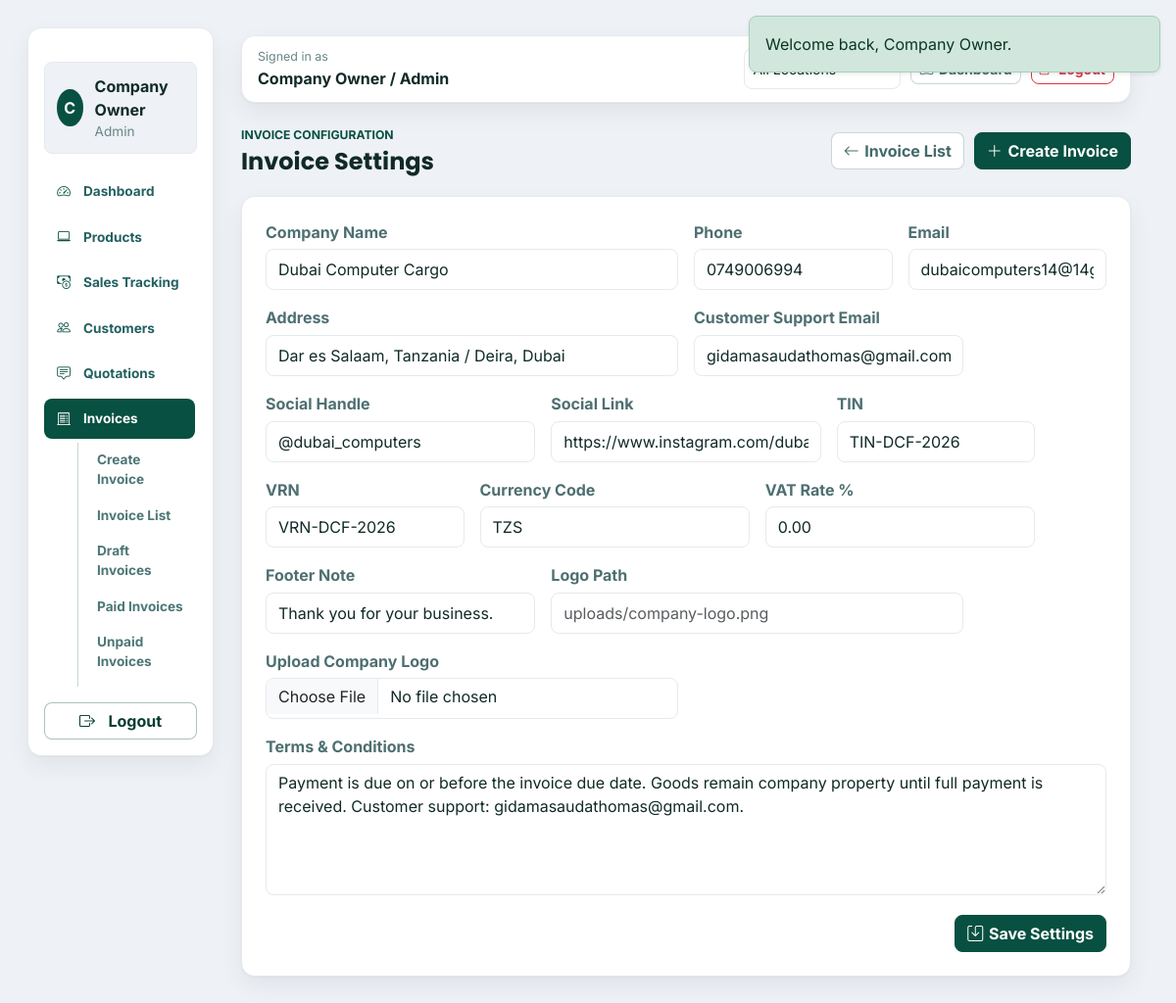
The page /index.php?url=invoices/settings (signed in) on the database as committed earlier.
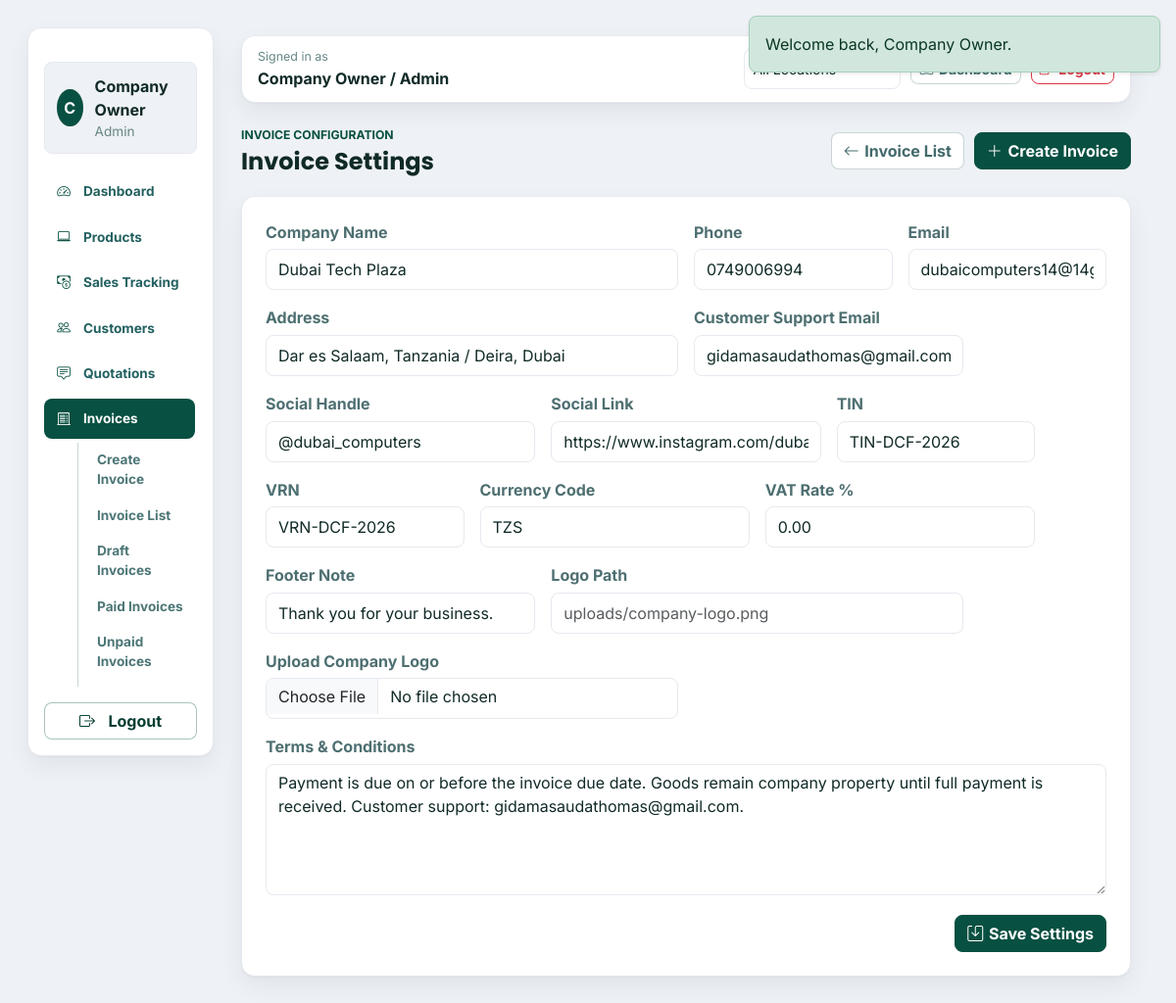
The same page on the database as committed later.
### tables this page shows
CREATE TABLE invoice_settings (
  id TINYINT UNSIGNED PRIMARY KEY DEFAULT 1,
  default_location_id INT UNSIGNED NULL,
  company_name VARCHAR(180) NOT NULL DEFAULT 'Dubai Tech Plaza',
  logo_path VARCHAR(255) NULL,
  address VARCHAR(255) NOT NULL DEFAULT 'Deira, Dubai, United Arab Emirates',
  phone VARCHAR(60) NOT NULL DEFAULT '0749006994',
  email VARCHAR(160) NOT NULL DEFAULT 'dubaicomputers14@14gmail.com',
  support_email VARCHAR(160) NULL,
  instagram_url VARCHAR(255) NULL,
  social_handle VARCHAR(100) NULL,
  tin VARCHAR(80) NULL,
  vrn VARCHAR(80) NULL,
  vat_rate DECIMAL(5,2) NOT NULL DEFAULT 0.00,
  currency_code VARCHAR(12) NOT NULL DEFAULT 'TZS',
  footer_note VARCHAR(255) NOT NULL DEFAULT 'Thank you for your business.',
  terms TEXT NULL,
  updated_by INT UNSIGNED NULL,
  updated_at TIMESTAMP NOT NULL DEFAULT CURRENT_TIMESTAMP ON UPDATE CURRENT_TIMESTAMP,
  CONSTRAINT fk_invoice_settings_updated_by
    FOREIGN KEY (updated_by) REFERENCES users(id)
    ON DELETE SET NULL,
  CONSTRAINT fk_invoice_settings_location
    FOREIGN KEY (default_location_id) REFERENCES locations(id)
    ON DELETE SET NULL
);

### app/controllers/InvoiceController.php (called while the page is built, shortened)
<?php
class InvoiceController extends Controller
{
    public function settings(): void
    {
        $this->view('invoices/settings', [
            'pageTitle' => 'Invoice Settings',
            'settings' => (new Invoice())->settings(),
        ]);
    }
}

### app/core/App.php (called while the page is built, shortened)
<?php
class App
{
    private array $aliases = [
        'auth' => 'AuthController',
        'public' => 'PublicController',
        'dashboard' => 'DashboardController',
        'products' => 'ProductController',
        'orders' => 'OrderController',
        'payments' => 'PaymentController',
        'invoices' => 'InvoiceController',
        'shipments' => 'ShipmentController',
        'store' => 'StoreController',
        'notifications' => 'NotificationController',
        'reports' => 'ReportController',
        'users' => 'UserController',
        'quotations' => 'QuotationController',
        'deliveries' => 'DeliveryController',
        'locations' => 'LocationController',
    ];
    public function dispatch(): void
    {
        $route = trim((string) ($_GET['url'] ?? ''), '/');
        try {
            $segments = $route === '' ? [] : explode('/', $route);
            $key = $segments[0] ?? 'dashboard';
            $controllerName = $this->aliases[$key] ?? ucfirst($key) . 'Controller';
            $method = $segments[1] ?? 'index';
            $params = array_slice($segments, 2);
            $this->call($controllerName, $method, $params);
        } catch (Throwable $exception) {
            http_response_code(500);
            if (defined('APP_DEBUG') && APP_DEBUG) {
                echo '<pre>' . h($exception->getMessage()) . "\n" . h($exception->getTraceAsString()) . '</pre>';
                return;
            }
            echo 'Something went wrong. Please contact the system administrator.';
        }
    }
    private function call(string $controllerName, string $method, array $params = []): void
    {
        $controller = new $controllerName();
        call_user_func_array([$controller, $method], $params);
    }
}

### public/index.php (called while the page is built, shortened)
<?php
require ROOT_PATH . '/app/config/database.php';
require ROOT_PATH . '/app/helpers/Auth.php';
$app = new App();
$app->dispatch();

### app/helpers/Auth.php (called while the page is built, shortened)
<?php
function h(mixed $value): string
{
    return htmlspecialchars((string) $value, ENT_QUOTES, 'UTF-8');
}
function base_url(): string
{
    $scriptDir = str_replace('\\', '/', dirname($_SERVER['SCRIPT_NAME'] ?? ''));
    $scriptDir = rtrim($scriptDir, '/');
    return $scriptDir === '' || $scriptDir === '/' ? '' : $scriptDir;
}
function url(string $path = ''): string
{
    $base = base_url() . '/index.php';
    $path = trim($path, '/');
    return $path === '' ? $base : $base . '?url=' . $path;
}
function company_settings(): array
{
    static $settings = null;
    if ($settings === null) {
        $settings = (new Invoice())->settings();
    }
    return $settings;
}
function company_name(): string
{
    return company_settings()['company_name'] ?: 'Dubai Tech Plaza';
}

### app/config/database.php (called while the page is built)
<?php
class Database
{
    private static ?PDO $connection = null;
    public static function connect(): PDO
    {
        if (self::$connection === null) {
            $host = $_ENV['DB_HOST'] ?? '127.0.0.1';
            $name = $_ENV['DB_NAME'] ?? 'dubai_computer_fast_cargo';
            $user = $_ENV['DB_USER'] ?? 'root';
            $pass = $_ENV['DB_PASS'] ?? '';
            $charset = $_ENV['DB_CHARSET'] ?? 'utf8mb4';
            $dsn = sprintf('mysql:host=%s;dbname=%s;charset=%s', $host, $name, $charset);
            self::$connection = new PDO($dsn, $user, $pass, [
                PDO::ATTR_ERRMODE => PDO::ERRMODE_EXCEPTION,
                PDO::ATTR_DEFAULT_FETCH_MODE => PDO::FETCH_ASSOC,
                PDO::ATTR_EMULATE_PREPARES => false,
            ]);
        }
        return self::$connection;
    }
}

### app/core/Model.php (called while the page is built, shortened)
<?php
abstract class Model
{
    protected PDO $db;
    public function __construct()
    {
        $this->db = Database::connect();
    }
    protected function fetch(string $sql, array $params = []): ?array
    {
        $stmt = $this->db->prepare($sql);
        $stmt->execute($params);
        $row = $stmt->fetch();
        return $row === false ? null : $row;
    }
}

### app/models/Invoice.php (called while the page is built, shortened)
<?php
class Invoice extends Model
{
    public function settings(): array
    {
        $settings = $this->fetch('SELECT * FROM invoice_settings WHERE id = 1');
        if ($settings) {
            return $settings;
        }
        return $this->fetch('SELECT * FROM invoice_settings WHERE id = 1');
    }
}

### app/views/invoices/settings.php (the view, shortened to what the changed rows need)
<div class="page-header">
    <div>
        <h1>Invoice Settings</h1>
    </div>
</div>
<section class="panel">
    <form method="post" action="<?= h(url('invoices/updateSettings')) ?>" enctype="multipart/form-data" class="needs-validation" novalidate>
        <div class="row g-3">
            <div class="col-md-6">
                <label class="form-label" for="company_name">Company Name</label>
                <input class="form-control" id="company_name" name="company_name" value="<?= h($settings['company_name']) ?>" required>
            </div>
            <div class="col-md-3">
                <label class="form-label" for="phone">Phone</label>
                <input class="form-control" id="phone" name="phone" value="<?= h($settings['phone']) ?>" required>
            </div>
            <div class="col-md-3">
                <label class="form-label" for="email">Email</label>
                <input type="email" class="form-control" id="email" name="email" value="<?= h($settings['email']) ?>" required>
            </div>
            <div class="col-md-6">
                <label class="form-label" for="address">Address</label>
                <input class="form-control" id="address" name="address" value="<?= h($settings['address']) ?>" required>
            </div>
            <div class="col-md-4">
                <label class="form-label" for="support_email">Customer Support Email</label>
                <input type="email" class="form-control" id="support_email" name="support_email" value="<?= h($settings['support_email'] ?? $settings['email']) ?>" placeholder="Shown on Contact Us and public request forms">
            </div>
            <div class="col-md-4">
                <label class="form-label" for="social_handle">Social Handle</label>
                <input class="form-control" id="social_handle" name="social_handle" value="<?= h($settings['social_handle'] ?? '') ?>" placeholder="@yourbusiness">
            </div>
            <div class="col-md-4">
                <label class="form-label" for="instagram_url">Social Link</label>
                <input class="form-control" id="instagram_url" name="instagram_url" value="<?= h($settings['instagram_url'] ?? '') ?>" placeholder="https://instagram.com/yourbusiness">
            </div>
            <div class="col-md-3">
                <label class="form-label" for="tin">TIN</label>
                <input class="form-control" id="tin" name="tin" value="<?= h($settings['tin'] ?? '') ?>" placeholder="Taxpayer Identification Number">
            </div>
            <div class="col-md-3">
                <label class="form-label" for="vrn">VRN</label>
                <input class="form-control" id="vrn" name="vrn" value="<?= h($settings['vrn'] ?? '') ?>" placeholder="VAT Registration Number">
            </div>
            <div class="col-md-4">
                <label class="form-label" for="currency_code">Currency Code</label>
                <input class="form-control" id="currency_code" name="currency_code" value="<?= h($settings['currency_code'] ?? default_currency_code()) ?>" maxlength="12">
            </div>
            <div class="col-md-4">
                <label class="form-label" for="vat_rate">VAT Rate %</label>
                <input type="number" step="0.01" min="0" class="form-control" id="vat_rate" name="vat_rate" value="<?= h($settings['vat_rate'] ?? '0') ?>">
            </div>
            <div class="col-md-4">
                <label class="form-label" for="footer_note">Footer Note</label>
                <input class="form-control" id="footer_note" name="footer_note" value="<?= h($settings['footer_note'] ?? 'Thank you for your business.') ?>">
            </div>
            <div class="col-12">
                <label class="form-label" for="terms">Terms & Conditions</label>
                <textarea class="form-control" id="terms" name="terms" rows="5" placeholder="Payment terms, warranty notes, or other conditions"><?= h($settings['terms'] ?? '') ?></textarea>
            </div>
        </div>
    </form>
</section>

Rows that differ between the two databases and show on the page:
changed invoice_settings "dubaicomputers14@14gmail.com": company_name "Dubai Computer Cargo" → "Dubai Tech Plaza"
